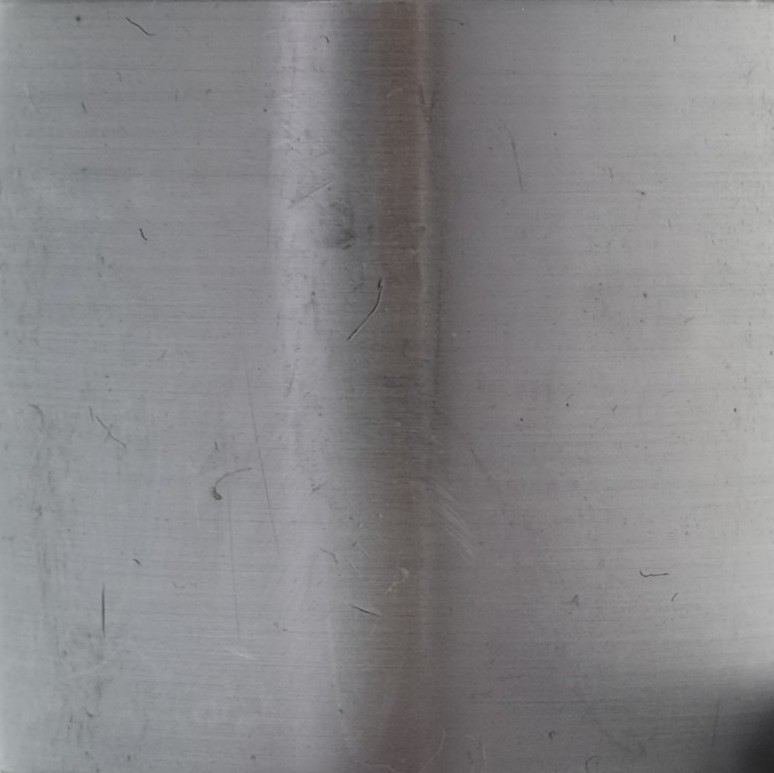
#> input picture test_images/bearing_scrached_fuji_tunnel.jpg, 774 x 773 px; its folder holds 5 pictures in this run
$ python derivative_comparison.py
#> lines starting #> are read from the running program, lines starting #| are printed output that depends on the picture
### imtools.py
import os
import numpy as np
import matplotlib.pyplot as plt
from PIL import Image


def load_img(filename, size=(512, 512), color=False, array=True):
    """Load and return an image-object from the standard path."""
#> called with filename = 'bearing_scrached_fuji_tunnel.jpg', size = (512, 512), color = False, array = True
    test_images_path = '/home/tintin/rongheng/cv/test_images/'
    os.chdir(test_images_path)
    img = Image.open(filename)
#> img is the input picture: PIL image 774x773 RGB; mean R, G, B 134.2, 133.6, 135.6

    img.thumbnail(size)
#> img: PIL image 512x511 RGB

    if not color:
        # convert to grayscale
        img = img.convert('L')
#> img: PIL image 512x511 L

    if array:
        # return as np.array
        img_array = np.array(img)
        return img_array
    else:
        # return as Pillow.Image
        return img


def save_img(array, filename):
    Image.fromarray(ar.round().astype(np.uint8)).save(fname)


# [43 lines left out: functions img_list, resize_img, show_hist, eq_hist, show_img, not called in this run]

### convolutions/derivative_comparison.py
import numpy as np
import matplotlib.pyplot as plt
from scipy.ndimage import filters
import sys
sys.path.append("/home/tintin/rongheng/cv/")
from imtools import *
from edge_detection import *


img = load_img('bearing_scrached_fuji_tunnel.jpg')

# Sobel deriviative filters

sigmas = [1, 2, 5, 10]
derivatives = {'img_x': (0, 1), 'img_y': (1, 0), 'gradient': 'magnitude'}

img_x = np.zeros(img.shape)
img_y = np.zeros(img.shape)


fig, frame = plt.subplots(len(derivatives), len(sigmas), figsize=(5, 5))

for i, sigma in enumerate(sigmas):
    img_blurred = filters.gaussian_filter(img, sigma)

    for j, derivative in enumerate(derivatives):
        if derivatives[derivative] == 'magnitude':
            filters.gaussian_filter(img_blurred, (sigma, sigma),
                                    derivatives['img_x'], img_x)
            filters.gaussian_filter(img_blurred, (sigma, sigma),
                                    derivatives['img_y'], img_y)
            magnitude = np.sqrt(img_x**2 + img_y**2)
            img_derivative = magnitude
        else:
            filters.gaussian_filter(img_blurred, (sigma, sigma),
                                    derivatives[derivative], img_x)
            img_derivative = img_x

        frame[j, i].imshow(img_derivative)
        frame[j, i].axis('off')
        frame[j, i].set_title(' sigma = ' + str(sigma))

plt.tight_layout()
plt.show()
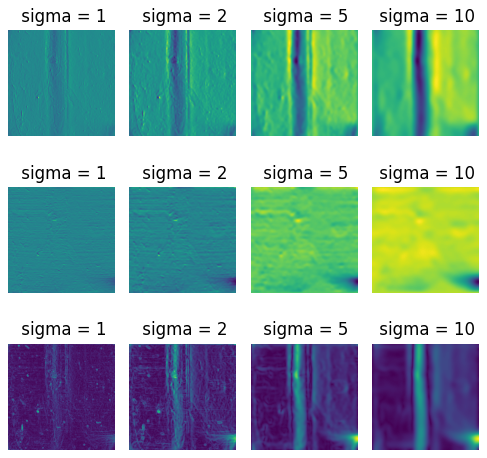
#> figure drawn by matplotlib, 12 panels
